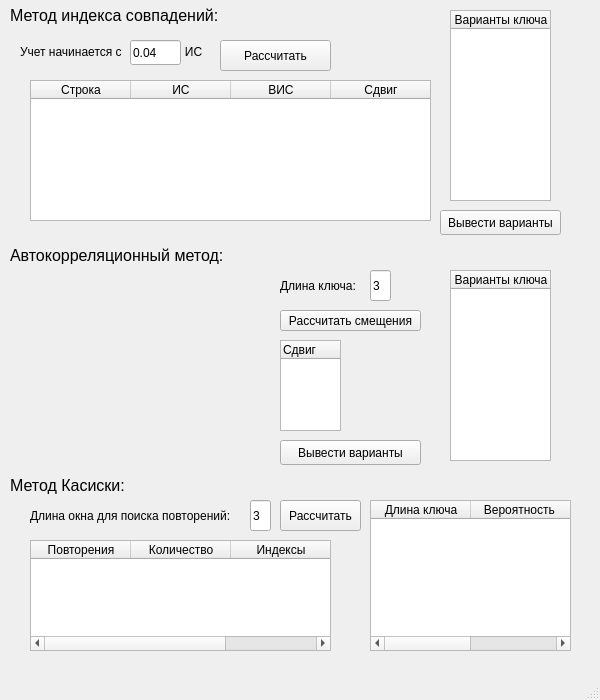
<?xml version="1.0" encoding="UTF-8"?>
<ui version="4.0">
 <class>AnalysisPolyAlf</class>
 <widget class="QMainWindow" name="AnalysisPolyAlf">
  <property name="geometry">
   <rect>
    <x>0</x>
    <y>0</y>
    <width>600</width>
    <height>700</height>
   </rect>
  </property>
  <property name="minimumSize">
   <size>
    <width>600</width>
    <height>700</height>
   </size>
  </property>
  <property name="maximumSize">
   <size>
    <width>600</width>
    <height>700</height>
   </size>
  </property>
  <property name="windowTitle">
   <string>Analysis</string>
  </property>
  <widget class="QWidget" name="centralwidget">
   <widget class="QLabel" name="label">
    <property name="geometry">
     <rect>
      <x>10</x>
      <y>0</y>
      <width>681</width>
      <height>31</height>
     </rect>
    </property>
    <property name="font">
     <font>
      <pointsize>12</pointsize>
     </font>
    </property>
    <property name="text">
     <string>Метод индекса совпадений:</string>
    </property>
   </widget>
   <widget class="QLabel" name="label_2">
    <property name="geometry">
     <rect>
      <x>20</x>
      <y>36</y>
      <width>221</width>
      <height>31</height>
     </rect>
    </property>
    <property name="text">
     <string>Учет начинается с                   ИС</string>
    </property>
   </widget>
   <widget class="QTableWidget" name="tableWidget">
    <property name="geometry">
     <rect>
      <x>30</x>
      <y>80</y>
      <width>401</width>
      <height>141</height>
     </rect>
    </property>
    <property name="horizontalScrollBarPolicy">
     <enum>Qt::ScrollBarAlwaysOff</enum>
    </property>
    <property name="autoScroll">
     <bool>true</bool>
    </property>
    <column>
     <property name="text">
      <string>Строка</string>
     </property>
    </column>
    <column>
     <property name="text">
      <string>ИС</string>
     </property>
    </column>
    <column>
     <property name="text">
      <string>ВИС</string>
     </property>
    </column>
    <column>
     <property name="text">
      <string>Сдвиг</string>
     </property>
    </column>
   </widget>
   <widget class="QTableWidget" name="tableWidget_2">
    <property name="geometry">
     <rect>
      <x>450</x>
      <y>10</y>
      <width>101</width>
      <height>191</height>
     </rect>
    </property>
    <column>
     <property name="text">
      <string>Варианты ключа</string>
     </property>
    </column>
   </widget>
   <widget class="QPushButton" name="pushButton">
    <property name="geometry">
     <rect>
      <x>440</x>
      <y>210</y>
      <width>121</width>
      <height>25</height>
     </rect>
    </property>
    <property name="text">
     <string>Вывести варианты</string>
    </property>
   </widget>
   <widget class="QLabel" name="label_4">
    <property name="geometry">
     <rect>
      <x>10</x>
      <y>240</y>
      <width>681</width>
      <height>31</height>
     </rect>
    </property>
    <property name="font">
     <font>
      <pointsize>12</pointsize>
     </font>
    </property>
    <property name="text">
     <string>Автокорреляционный метод:</string>
    </property>
   </widget>
   <widget class="QLabel" name="label_5">
    <property name="geometry">
     <rect>
      <x>10</x>
      <y>470</y>
      <width>681</width>
      <height>31</height>
     </rect>
    </property>
    <property name="font">
     <font>
      <pointsize>12</pointsize>
     </font>
    </property>
    <property name="text">
     <string>Метод Касиски:</string>
    </property>
   </widget>
   <widget class="QLabel" name="label_6">
    <property name="geometry">
     <rect>
      <x>30</x>
      <y>500</y>
      <width>221</width>
      <height>31</height>
     </rect>
    </property>
    <property name="text">
     <string>Длина окна для поиска повторений:</string>
    </property>
   </widget>
   <widget class="QTableWidget" name="tableWidget_3">
    <property name="geometry">
     <rect>
      <x>30</x>
      <y>540</y>
      <width>301</width>
      <height>111</height>
     </rect>
    </property>
    <column>
     <property name="text">
      <string>Повторения</string>
     </property>
    </column>
    <column>
     <property name="text">
      <string>Количество</string>
     </property>
    </column>
    <column>
     <property name="text">
      <string>Индексы</string>
     </property>
    </column>
   </widget>
   <widget class="QTableWidget" name="tableWidget_4">
    <property name="geometry">
     <rect>
      <x>370</x>
      <y>500</y>
      <width>201</width>
      <height>151</height>
     </rect>
    </property>
    <column>
     <property name="text">
      <string>Длина ключа</string>
     </property>
    </column>
    <column>
     <property name="text">
      <string>Вероятность </string>
     </property>
    </column>
   </widget>
   <widget class="QLineEdit" name="lineEdit">
    <property name="geometry">
     <rect>
      <x>130</x>
      <y>40</y>
      <width>51</width>
      <height>25</height>
     </rect>
    </property>
    <property name="text">
     <string>0.04</string>
    </property>
   </widget>
   <widget class="QPushButton" name="pushButton_2">
    <property name="geometry">
     <rect>
      <x>220</x>
      <y>40</y>
      <width>111</width>
      <height>31</height>
     </rect>
    </property>
    <property name="text">
     <string>Рассчитать</string>
    </property>
   </widget>
   <widget class="QLineEdit" name="lineEdit_2">
    <property name="geometry">
     <rect>
      <x>250</x>
      <y>500</y>
      <width>21</width>
      <height>31</height>
     </rect>
    </property>
    <property name="text">
     <string>3</string>
    </property>
   </widget>
   <widget class="QPushButton" name="pushButton_3">
    <property name="geometry">
     <rect>
      <x>280</x>
      <y>500</y>
      <width>81</width>
      <height>31</height>
     </rect>
    </property>
    <property name="text">
     <string>Рассчитать</string>
    </property>
   </widget>
   <widget class="QWidget" name="gridLayoutWidget">
    <property name="geometry">
     <rect>
      <x>10</x>
      <y>270</y>
      <width>261</width>
      <height>201</height>
     </rect>
    </property>
    <layout class="QGridLayout" name="gridLayout"/>
   </widget>
   <widget class="QLabel" name="label_3">
    <property name="geometry">
     <rect>
      <x>280</x>
      <y>270</y>
      <width>91</width>
      <height>31</height>
     </rect>
    </property>
    <property name="text">
     <string>Длина ключа: </string>
    </property>
   </widget>
   <widget class="QLineEdit" name="lineEdit_3">
    <property name="geometry">
     <rect>
      <x>370</x>
      <y>270</y>
      <width>21</width>
      <height>31</height>
     </rect>
    </property>
    <property name="text">
     <string>3</string>
    </property>
   </widget>
   <widget class="QTableWidget" name="tableWidget_5">
    <property name="geometry">
     <rect>
      <x>450</x>
      <y>270</y>
      <width>101</width>
      <height>191</height>
     </rect>
    </property>
    <column>
     <property name="text">
      <string>Варианты ключа</string>
     </property>
    </column>
   </widget>
   <widget class="QPushButton" name="pushButton_4">
    <property name="geometry">
     <rect>
      <x>280</x>
      <y>310</y>
      <width>141</width>
      <height>21</height>
     </rect>
    </property>
    <property name="text">
     <string>Рассчитать смещения</string>
    </property>
   </widget>
   <widget class="QTableWidget" name="tableWidget_6">
    <property name="geometry">
     <rect>
      <x>280</x>
      <y>340</y>
      <width>61</width>
      <height>91</height>
     </rect>
    </property>
    <column>
     <property name="text">
      <string>Сдвиг</string>
     </property>
     <property name="textAlignment">
      <set>AlignLeading|AlignTop</set>
     </property>
    </column>
   </widget>
   <widget class="QPushButton" name="pushButton_5">
    <property name="geometry">
     <rect>
      <x>280</x>
      <y>440</y>
      <width>141</width>
      <height>25</height>
     </rect>
    </property>
    <property name="text">
     <string>Вывести варианты</string>
    </property>
   </widget>
  </widget>
  <widget class="QMenuBar" name="menubar">
   <property name="geometry">
    <rect>
     <x>0</x>
     <y>0</y>
     <width>600</width>
     <height>22</height>
    </rect>
   </property>
  </widget>
  <widget class="QStatusBar" name="statusbar"/>
 </widget>
 <resources/>
 <connections/>
</ui>
